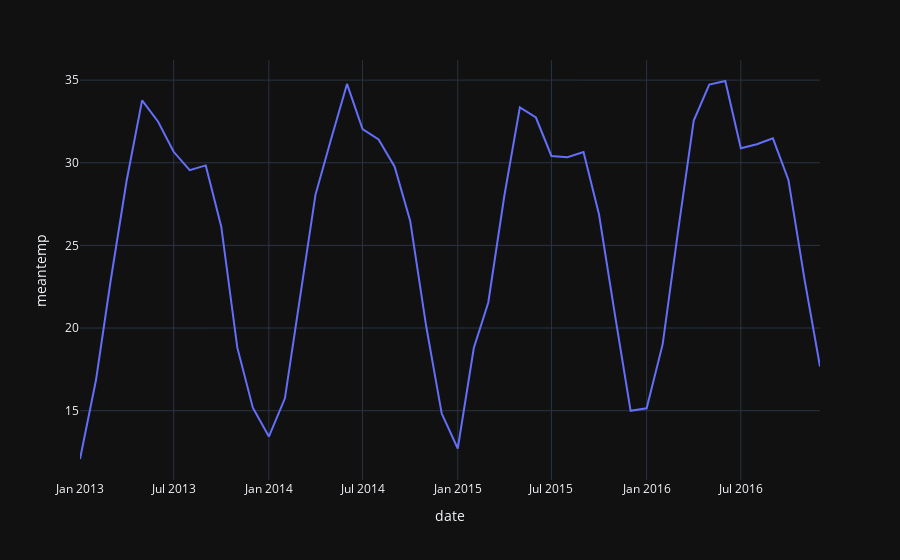

Notebook source saved alongside this figure:
### Code cell
px.line(dataframe, x=dataframe.index, y='meantemp')

### Figure 1 — Plotly figure (JSON) as saved in the notebook; plotly's stock layout.template omitted (floating-point values rounded to 4 significant figures)
{"data": [{"hovertemplate": "date=%{x}<br>meantemp=%{y}<extra></extra>", "legendgroup": "", "line": {"color": "#636efa", "dash": "solid"}, "marker": {"symbol": "circle"}, "mode": "lines", "name": "", "orientation": "v", "showlegend": false, "x": ["2013-01", "2013-02", "2013-03", "2013-04", "2013-05", "2013-06", "2013-07", "2013-08", "2013-09", "2013-10", "2013-11", "2013-12", "2014-01", "2014-02", "2014-03", "2014-04", "2014-05", "2014-06", "2014-07", "2014-08", "2014-09", "2014-10", "2014-11", "2014-12", "2015-01", "2015-02", "2015-03", "2015-04", "2015-05", "2015-06", "2015-07", "2015-08", "2015-09", "2015-10", "2015-11", "2015-12", "2016-01", "2016-02", "2016-03", "2016-04", "2016-05", "2016-06", "2016-07", "2016-08", "2016-09", "2016-10", "2016-11", "2016-12"], "xaxis": "x", "y": [12.07, 16.87, 22.81, 28.9, 33.78, 32.48, 30.66, 29.55, 29.84, 26.13, 18.81, 15.18, 13.43, 15.75, 21.59, 28.06, 31.41, 34.77, 32.03, 31.41, 29.76, 26.5, 20.1, 14.82, 12.71, 18.79, 21.55, 28.0, 33.35, 32.74, 30.41, 30.33, 30.65, 26.87, 20.75, 14.99, 15.14, 19.03, 25.7, 32.55, 34.73, 34.95, 30.88, 31.12, 31.48, 28.96, 22.96, 17.67], "yaxis": "y", "type": "scatter"}], "layout": {"xaxis": {"anchor": "y", "domain": [0.0, 1.0], "title": {"text": "date"}}, "yaxis": {"anchor": "x", "domain": [0.0, 1.0], "title": {"text": "meantemp"}}, "legend": {"tracegroupgap": 0}, "margin": {"t": 60}}}
